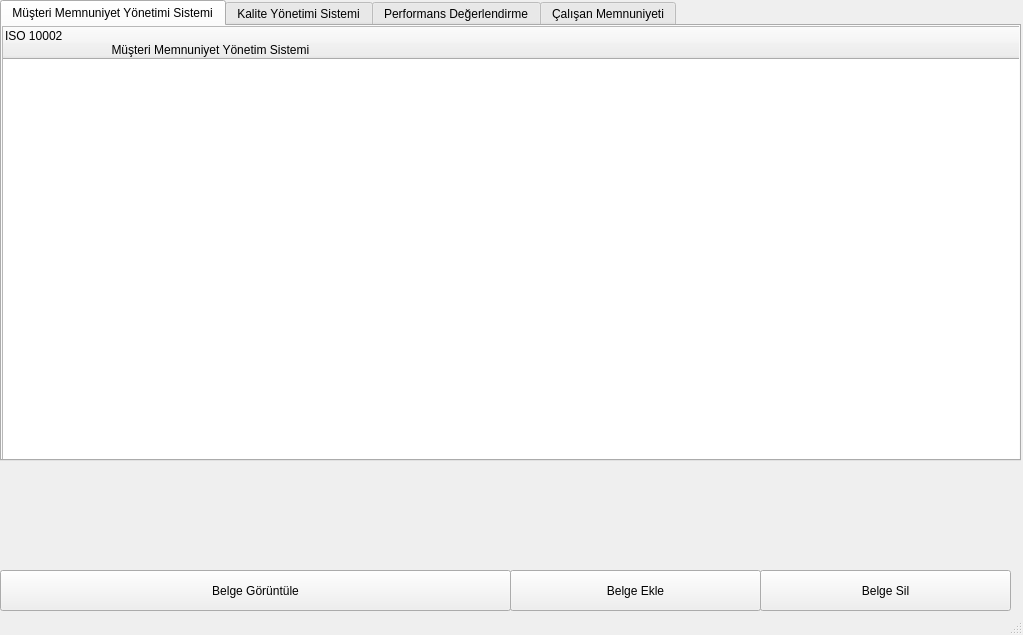
<?xml version="1.0" encoding="UTF-8"?>
<ui version="4.0">
 <class>MainWindow</class>
 <widget class="QMainWindow" name="MainWindow">
  <property name="geometry">
   <rect>
    <x>0</x>
    <y>0</y>
    <width>1023</width>
    <height>635</height>
   </rect>
  </property>
  <property name="windowTitle">
   <string>VANTSO Kalite ve Akreditasyon</string>
  </property>
  <widget class="QWidget" name="centralwidget">
   <widget class="QTabWidget" name="tabWidget">
    <property name="geometry">
     <rect>
      <x>0</x>
      <y>0</y>
      <width>1021</width>
      <height>461</height>
     </rect>
    </property>
    <property name="currentIndex">
     <number>0</number>
    </property>
    <widget class="QWidget" name="tab">
     <attribute name="title">
      <string>Müşteri Memnuniyet Yönetimi Sistemi</string>
     </attribute>
     <widget class="QTreeWidget" name="treeWidget">
      <property name="geometry">
       <rect>
        <x>0</x>
        <y>0</y>
        <width>1021</width>
        <height>437</height>
       </rect>
      </property>
      <column>
       <property name="text">
        <string>ISO 10002
                                Müşteri Memnuniyet Yönetim Sistemi</string>
       </property>
      </column>
     </widget>
    </widget>
    <widget class="QWidget" name="tab_2">
     <attribute name="title">
      <string>Kalite Yönetimi Sistemi</string>
     </attribute>
     <widget class="QTreeWidget" name="treeWidget_2">
      <property name="geometry">
       <rect>
        <x>0</x>
        <y>0</y>
        <width>1011</width>
        <height>437</height>
       </rect>
      </property>
      <column>
       <property name="text">
        <string>ISO 9001 : 2015
                                Kalite Yönetimi Sistemi</string>
       </property>
      </column>
     </widget>
    </widget>
    <widget class="QWidget" name="tab_3">
     <attribute name="title">
      <string>Performans Değerlendirme</string>
     </attribute>
     <widget class="QTreeWidget" name="treeWidget_3">
      <property name="geometry">
       <rect>
        <x>0</x>
        <y>0</y>
        <width>1021</width>
        <height>441</height>
       </rect>
      </property>
      <column>
                 <property name="text">
        <string>PD</string>
       </property>
      </column>
     </widget>
    </widget>
    <widget class="QWidget" name="tab_4">
     <attribute name="title">
      <string>Çalışan Memnuniyeti</string>
     </attribute>
     <widget class="QTreeWidget" name="treeWidget_4">
      <property name="geometry">
       <rect>
        <x>0</x>
        <y>0</y>
        <width>1021</width>
        <height>441</height>
       </rect>
      </property>
      <column>
            <property name="text">
        <string>ÇM</string>
       </property>
      </column>
     </widget>
    </widget>
   </widget>
   <widget class="QPushButton" name="pushButton">
    <property name="geometry">
     <rect>
      <x>0</x>
      <y>570</y>
      <width>511</width>
      <height>41</height>
     </rect>
    </property>
    <property name="text">
     <string>Belge Görüntüle</string>
    </property>
   </widget>
   <widget class="QPushButton" name="pushButton_2">
    <property name="geometry">
     <rect>
      <x>510</x>
      <y>570</y>
      <width>251</width>
      <height>41</height>
     </rect>
    </property>
    <property name="text">
     <string>Belge Ekle</string>
    </property>
   </widget>
   <widget class="QPushButton" name="pushButton_3">
    <property name="geometry">
     <rect>
      <x>760</x>
      <y>570</y>
      <width>251</width>
      <height>41</height>
     </rect>
    </property>
    <property name="text">
     <string>Belge Sil</string>
    </property>
   </widget>
   <widget class="QLabel" name="pdfLabel">
    <property name="geometry">
     <rect>
      <x>10</x>
      <y>550</y>
      <width>1001</width>
      <height>16</height>
     </rect>
    </property>
    <property name="text">
     <string/>
    </property>
   </widget>
  </widget>
  <widget class="QStatusBar" name="statusbar"/>
 </widget>
 <resources/>
 <connections/>
</ui>
